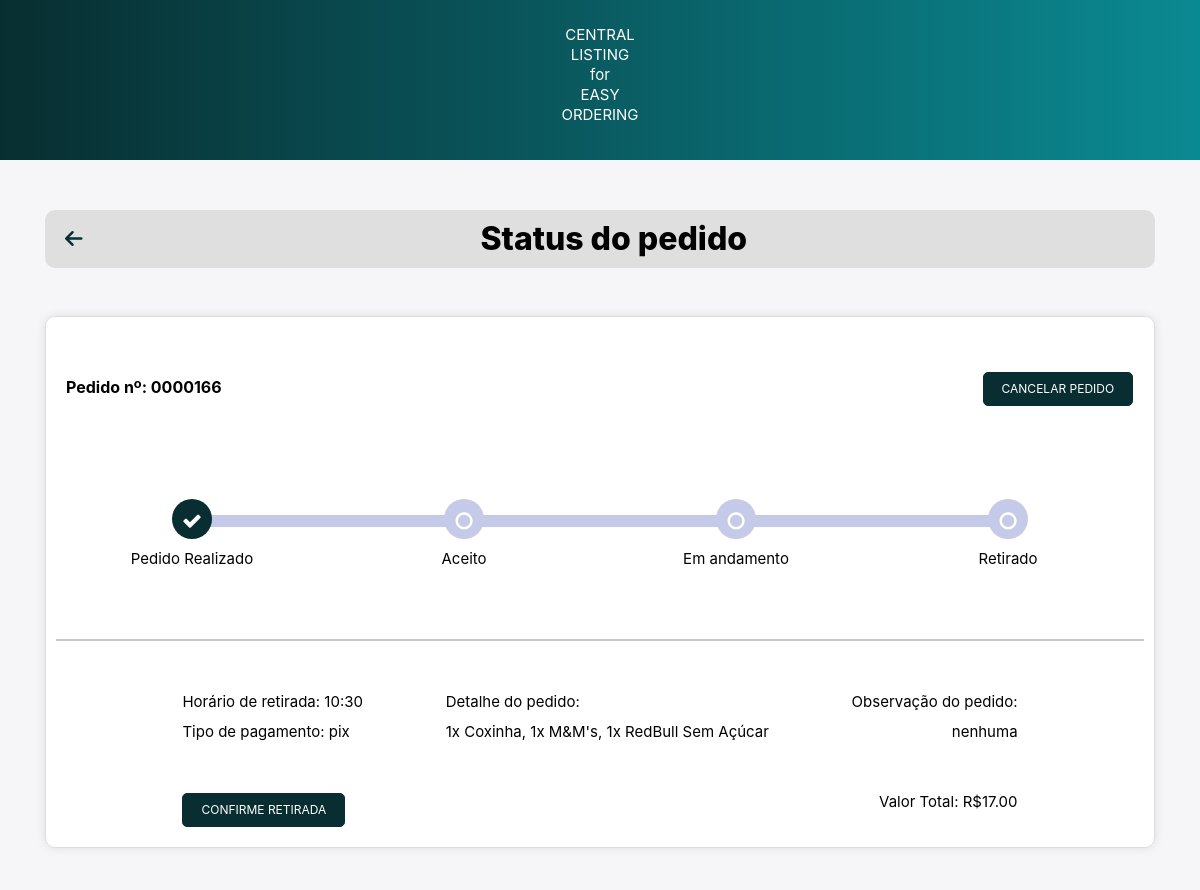
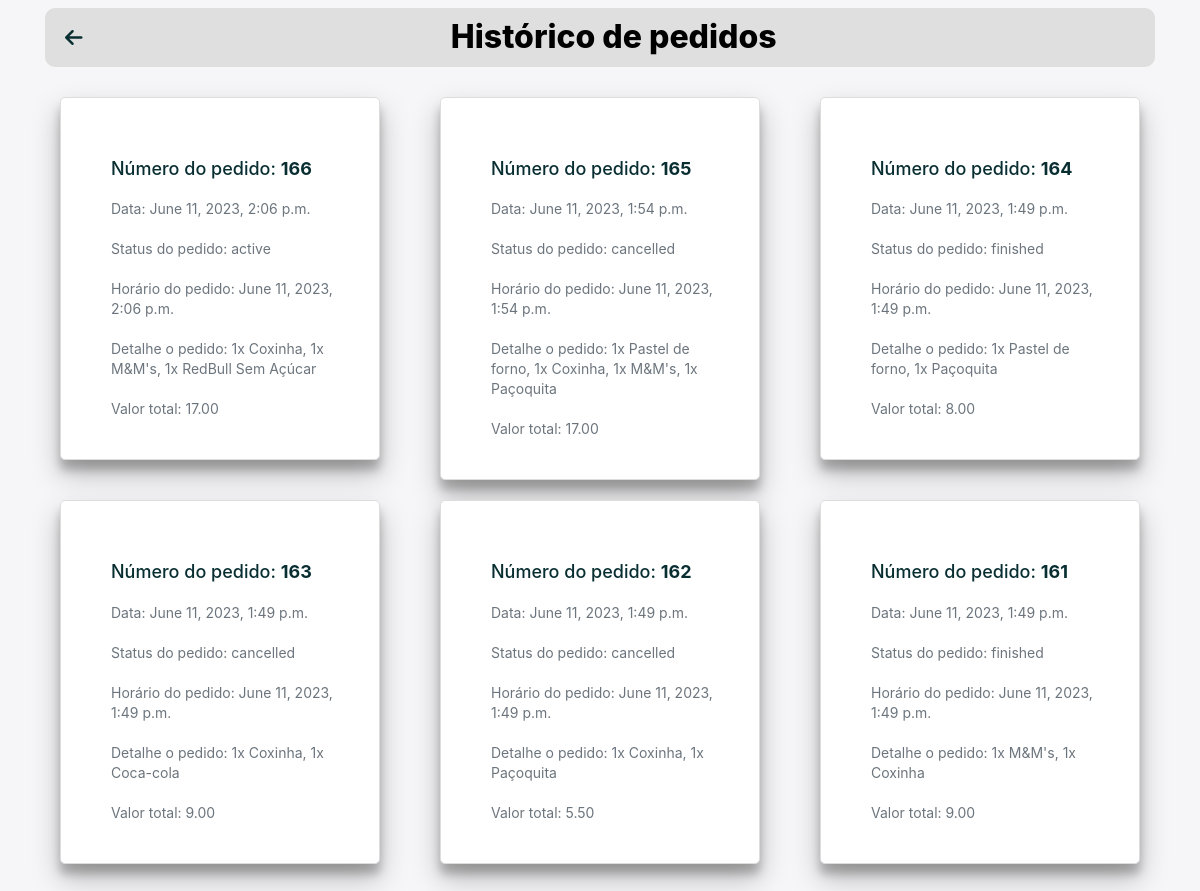
Page /order_status/ (signed in) on the committed database (2 pictures, top to bottom).
### main/models.py (models this page shows)
class Order(models.Model):
    PAYMENT_METHOD_CHOICES = [
        ('pix', 'PIX'),
        ('credit_card', 'Credit Card'),
    ]
    user = models.ForeignKey(User, on_delete=models.CASCADE)
    order = models.CharField(max_length=1000)
    order_datetime = models.DateTimeField()
    pickup_time = models.DateTimeField()
    total = models.DecimalField(max_digits=6, decimal_places=2)
    obs = models.TextField(blank=True)
    payment_method = models.CharField(max_length=20, choices=PAYMENT_METHOD_CHOICES, null=True)
    order_status = models.CharField(max_length=20, blank=True) #active/ canceled/ finished

### main/views.py (the view, shortened to what this page needs)
# urls.py: path('order_status/', views.order_status, name='order_status'),
@login_required(login_url='login')
def order_status(request):
    cart = Cart.objects.filter(user=request.user)
    cart_obs = CartObs.objects.filter(user=request.user).last()
    order = Order.objects.filter(user=request.user, order_status='active')
    order_history = Order.objects.filter(user=request.user).order_by('-order_datetime')
    context = {
        'order': order,
        'order_history': order_history,
    }
    return render(request, 'order_status.html', context)

### templates/order_status.html (shortened to what this page needs)
{% load static %}
<!DOCTYPE html>
<html>
<head>
    <link rel="stylesheet" href="https://cdnjs.cloudflare.com/ajax/libs/font-awesome/6.4.0/css/all.min.css" />
    <link
    rel="stylesheet"
    href="https://cdn.jsdelivr.net/npm/bootstrap@4.3.1/dist/css/bootstrap.min.css"
  />
  <link
    rel="stylesheet"
    href="https://cdnjs.cloudflare.com/ajax/libs/font-awesome/4.7.0/css/font-awesome.css"
  />
  <link rel="stylesheet" type="text/css" href="{% static './css/order_status.css' %}">
</head>
<body>
  <nav>
          <p>CENTRAL<br>LISTING<br>for<br>EASY<br>ORDERING</p>
  </nav>
    <div class="container">
        <div class="top-bar">
            <a id="arrow" href="{% url 'home' %}" class="back-to-home">
                <i class="fas fa-arrow-left"></i>
            </a>
            <h1 class="top-bar-title">Status do pedido</h1>
        </div>
    </div>
    {% for order in order %}
      {% if order.order_status == "active" %}
        <div class="container">
          <div class="card">
            <div class="timeline-container">
              <div class="bottom-container">
                <div class="order_number_text">
                  Pedido nº: 0000{{ order.id }}</p>
                </div>
                <form method="POST" action="{% url 'cancel_order' %}">
                  <button type="submit" class="btn btn-primary custom-btn" id="cancelar pedido" name="cancel_order" style="text-decoration:none">Cancelar pedido</button>
                </form>
              </div>
              <ul id="progressbar" class="text-center">
                <li class="step0">
                  <div class="step-container">
                    <p class="status-text">Pedido Realizado</p>
                  </div>
                </li>
                <li class="step0">
                  <div class="step-container">
                    <p class="status-text">Aceito</p>
                  </div>
                </li>
                <li class="step0">
                  <div class="step-container">
                    <p class="status-text">Em andamento</p>
                  </div>
                </li>
                <li class="step0">
                  <div class="step-container">
                    <p class="status-text">Retirado</p>
                  </div>
                </li>
              </ul>
              <br><br><br><br><br>
              <div class="track-order">
                <hr>
                <div class="row d-flex justify-content-between px-3 top">
                  <div>
                    <p>Horário de retirada: {{ order.pickup_time|date:"H:i"}}</p>
                    <p>Tipo de pagamento: {{ order.payment_method }}</p>
                    <form method="POST" action="">
                      <button type="submit" class="btn btn-primary custom-btn" id="advance" name="finishorder" style="text-decoration:none">Confirme retirada</button>
                    </form>
                  </div>
                  <div>
                    <p>Detalhe do pedido:</p>
                    <p>{{order.order}}</p>
                  </div>
                  <div class="d-flex flex-column text-sm-right">
                    <p>Observação do pedido:</p>
                    <p>{{ order.obs }}</p>
                    <p><br><br>Valor Total: R${{order.total}}</p>
                  </div>
                </div>
              </div>
            </div>
          </div>
        </div>
      {% endif %}
    {% endfor %}
    <div class="container">
      <div class="top-bar">
          <a id="arrow" href="{% url 'home' %}" class="back-to-home">
              <i class="fas fa-arrow-left"></i>
          </a>
          <h1 class="top-bar-title">Histórico de pedidos</h1>
      </div>
  </div>
    <div class="order-history-container">
      {% for order in order_history %}
          <div class="cardLower h-100">
              <div class="card-body">
                  <h5 class="order-id">Número do pedido: <span class="order-number">{{ order.id }}</span></h5>
                  <p class="card-text">Data: {{ order.order_datetime }}</p>
                  <p class="card-text">Status do pedido: {{ order.order_status }}</p>
                  <p class="card-text">Horário do pedido: {{ order.order_datetime }}</p>
                  <p class="card-text">Detalhe o pedido: {{ order.order }}</p>
                  <p class="card-text">Valor total: {{ order.total }}</p>
              </div>
          </div>
      {% empty %}
          <h5 class="text-center">No orders found.</h5>
      {% endfor %}
  </div>
</body>
</html>

### static/css/order_status.css (style rules this page uses)
* { box-sizing: border-box; margin: 0; padding: 0; }
nav { background: linear-gradient(90deg, #082E31, #0b8992); padding: 5px; text-align: center; font-size: 15px; width: 100%; color: #fff; margin-bottom: 50px; font-weight: normal; }
.top-bar { display: flex; align-items: center; padding: 10px 20px; background-color: #dfdfdf; border-radius: 10px; width: 100%; margin: 0 auto; position: relative; }
.top-bar-title { flex-grow: 1; margin: 0; font-size: 32px; text-align: center; }
.back-to-home { color: #082E31; font-size: 20px; margin-right: 10px; }
body { color: #000; overflow-x: hidden; height: 100%; background-color: #f6f5f7; background-repeat: no-repeat; }
.card { z-index: 0; background-color: #fff; padding-bottom: 0px; margin-top: 48px; border-radius: 10px; border: 0px solid rgba(0,0,0,.125); margin-bottom: 50px; }
.top { padding-top: 30px; padding-left: 13% !important; padding-right: 13% !important; }
#progressbar { margin-bottom: 1px; padding-left: 0; margin-top: 70px; }
#progressbar li { list-style-type: none; font-size: 13px; width: 25%; float: left; position: relative; font-weight: 400; }
#progressbar .step0::before { font-family: FontAwesome; content: '\f10c'; color: #fff; }
#progressbar li::before { width: 40px; height: 40px; line-height: 45px; display: block; font-size: 20px; background: #c5cae9; border-radius: 50%; margin: auto; padding: 0; }
#progressbar li::after { content: ''; width: 100%; height: 12px; background-color: #c5cae9; position: absolute; top: 16px; left: 0; z-index: -1; }
#progressbar li:last-child::after { border-top-right-radius: 10px; border-bottom-right-radius: 10px; position: absolute; left: -50%; }
#progressbar li:nth-child(2)::after, #progressbar li:nth-child(3)::after { left: -50%; }
#progressbar li:first-child::after { border-top-left-radius: 10px; border-bottom-right-radius: 10px; position: absolute; left: 50%; }
#progressbar li.active::before, #progressbar li.active::after { background-color: #082E31; transition: background 1.0s; }
#progressbar li.active::before { font-family: FontAwesome; content: '\f00c'; color: #fff; }
.status-text { text-align: center; margin-top: 10px; }
.step-container { display: flex; flex-direction: column; align-items: center; justify-content: center; }
.container .card .row { margin-bottom: 20px; }
.container .card .row p { margin: 0; padding: 5px 0; }
.container .card .row .d-flex { flex-direction: column; align-items: flex-start; }
.container .card .row .text-sm-right { align-items: flex-end; }
hr { background-color: #dfdfdf; border-width: 2px; }
.timeline-container { border: 1px solid #ddd; border-radius: 10px; padding: 10px; box-shadow: 0px 0px 10px rgba(0,0,0,0.1); padding-top: 48px; }
.track-order { margin-top: 20px; width: 100%; }
h5 { padding-top: 20px; padding-left: 10px; }
h1 { font-weight: bold; font-weight: 800; }
p { font-size: 15px; line-height: 20px; margin: 20px 0 30px; }
.order_number_text { padding-top: 10px; padding-left: 10px; font-size: 16px; font-weight: bolder; }
.btn { text-transform: uppercase; font-size: 12px; padding: 7px 18px; border-radius: 5px; cursor: pointer; text-decoration: none; }
.btn-primary { background-color: #082E31; color: #fff; border: 1px solid #082E31; }
#advance { position: relative; top: 46px; }
.order-history-container { display: flex; flex-wrap: wrap; justify-content: space-between; padding: 20px; max-width: 1140px; position: relative; margin: 0 auto; position: relative; }
.cardLower { background-color: #fff; border: 1px solid #ddd; border-radius: 5px; box-shadow: 0 14px 28px rgba(0,0,0,0.25), 0 10px 10px rgba(0,0,0,0.22); padding: 20px; width: 320px; height: auto; margin: 10px; }
.card-text { color: #6c757d; font-size: 14px; margin-bottom: 15px; padding-left: 10px; }
.order-id { font-size: 18px; color: #082E31; }
.order-number { font-weight: bold; }
.bottom-container { display: flex; justify-content: space-between; align-items: baseline; flex-wrap: wrap; width: 99%; }

### rows in the picture
Order: id "166", pickup_time "10:30", payment_method "pix", order "1x Coxinha, 1x M&M's, 1x RedBull Sem Açúcar", obs "nenhuma", total "17.00", order_datetime "June 11, 2023, 2:06 p.m.", order_status "active"
Order: id "165", order_datetime "June 11, 2023, 1:54 p.m.", order_status "cancelled", order "1x Pastel de forno, 1x Coxinha, 1x M&M's, 1x Paçoquita", total "17.00"
Order: id "164", order_datetime "June 11, 2023, 1:49 p.m.", order_status "finished", order "1x Pastel de forno, 1x Paçoquita", total "8.00"
Order: id "163", order_datetime "June 11, 2023, 1:49 p.m.", order_status "cancelled", order "1x Coxinha, 1x Coca-cola", total "9.00"
Order: id "162", order_datetime "June 11, 2023, 1:49 p.m.", order_status "cancelled", order "1x Coxinha, 1x Paçoquita", total "5.50"
Order: id "161", order_datetime "June 11, 2023, 1:49 p.m.", order_status "finished", order "1x M&M's, 1x Coxinha", total "9.00"
